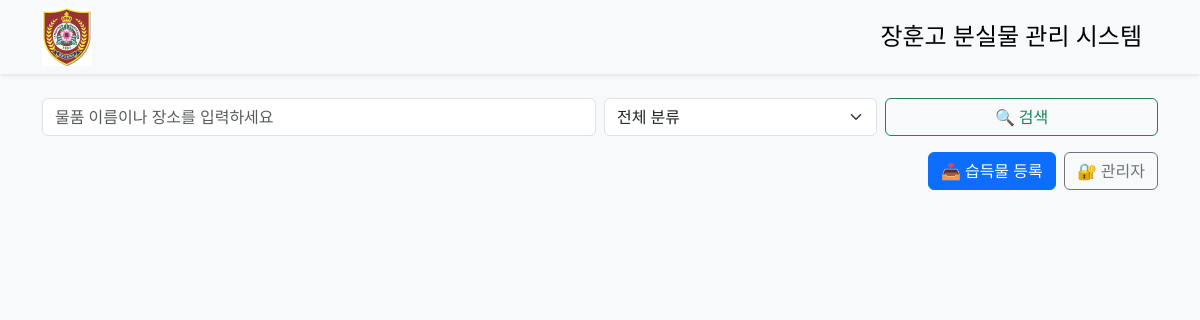
Before: / with the older database file.
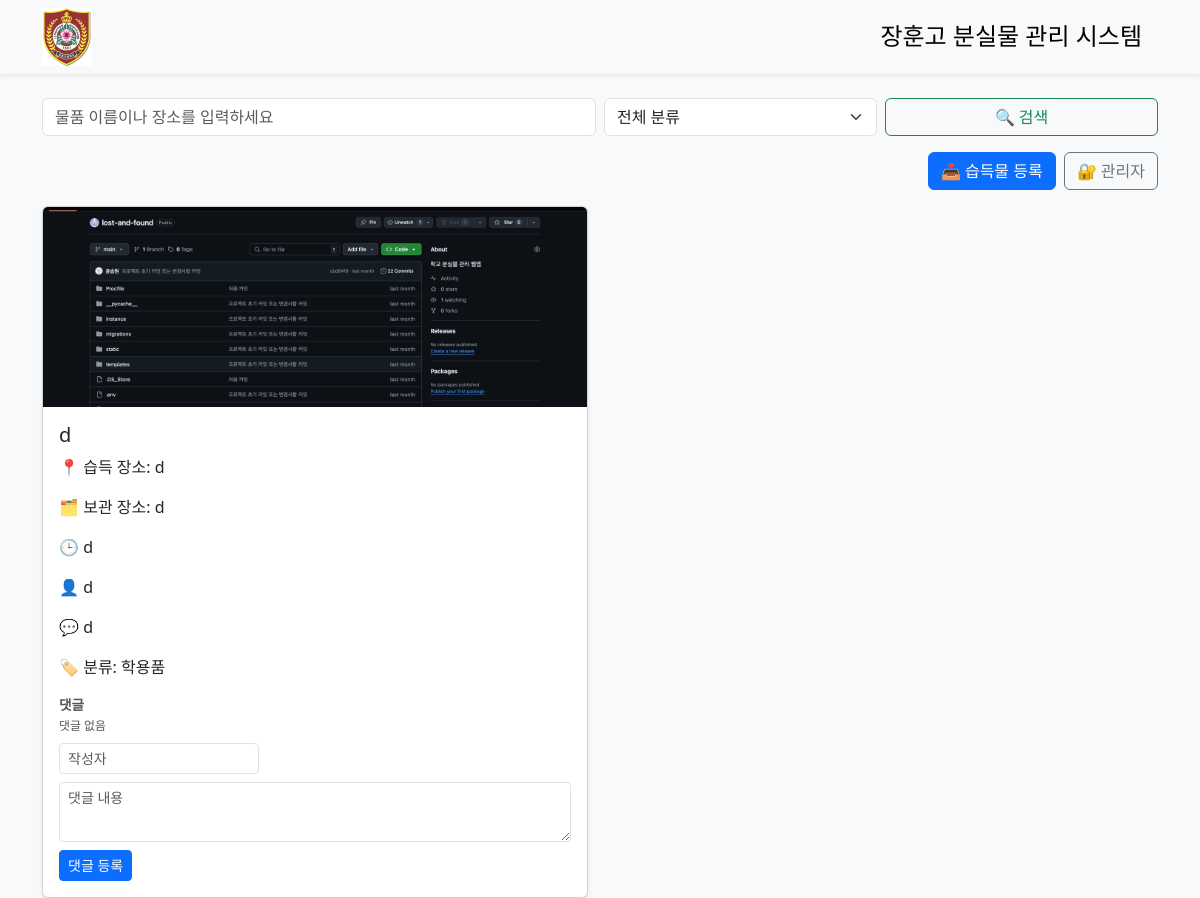
After: the same page with the newer database file.
### app.py (models this page shows)
class FoundItem(db.Model):
    id = db.Column(db.Integer, primary_key=True)
    item_name = db.Column(db.String(100), nullable=False)
    item_location = db.Column(db.String(100), nullable=False)
    storage_location = db.Column(db.String(100), nullable=False)
    found_by_name = db.Column(db.String(100), nullable=False)
    found_by_contact = db.Column(db.String(100), nullable=False)
    acquisition_time = db.Column(db.String(100), nullable=False)
    photo_filename = db.Column(db.String(100), nullable=True)
    category = db.Column(db.String(50), nullable=True)
    comments = db.relationship('Comment', backref='item', lazy=True, cascade="all, delete-orphan")

### app.py (the view)
@app.route('/')
def index():
    query = request.args.get('q', '').strip()
    category_filter = request.args.get('category', '')
    items_query = FoundItem.query
    if query:
        items_query = items_query.filter(
            (FoundItem.item_name.contains(query)) |
            (FoundItem.item_location.contains(query)) |
            (FoundItem.storage_location.contains(query))
        )
    if category_filter:
        items_query = items_query.filter(FoundItem.category == category_filter)
    items = items_query.all()
    return render_template('index.html', items=items, query=query, selected_category=category_filter)

### templates/index.html (shortened to what this page needs)
<!DOCTYPE html>
<html>
<head>
  <link href="https://cdn.jsdelivr.net/npm/bootstrap@5.3.0/dist/css/bootstrap.min.css" rel="stylesheet">
</head>
<body>
  <nav class="navbar bg-light shadow-sm mb-4">
    <div class="container d-flex align-items-center">
      <img src="{{ url_for('static', filename='img/logo.png') }}" alt="장훈고 로고" class="logo-img">
      <span class="navbar-brand mb-0 h1 fs-4">장훈고 분실물 관리 시스템</span>
    </div>
  </nav>
  <div class="container mb-3">
    <form method="GET" action="/" class="row g-2">
      <div class="col-md-6">
        <input type="text" name="q" class="form-control" placeholder="물품 이름이나 장소를 입력하세요" value="{{ request.args.get('q', '') }}">
      </div>
      <div class="col-md-3">
        <select name="category" class="form-select">
          <option value="">전체 분류</option>
        </select>
      </div>
      <div class="col-md-3">
        <button class="btn btn-outline-success w-100" type="submit">🔍 검색</button>
      </div>
    </form>
  </div>
  <div class="container mb-3 d-flex justify-content-end gap-2">
    <a href="/add" class="btn btn-primary">📥 습득물 등록</a>
    <a href="/admin/login" class="btn btn-outline-secondary">🔐 관리자</a>
  </div>
  <div class="container">
    <div class="row row-cols-1 row-cols-md-2 g-4">
      {% for item in items %}
        <div class="col">
          <div class="card h-100 shadow-sm">
            <img src="{{ url_for('static', filename='uploads/' + (item.photo_filename if item.photo_filename else 'default.jpg')) }}" class="card-img-top" alt="습득물 사진">
            <div class="card-body">
              <h5 class="card-title">{{ item.item_name }}</h5>
              <p class="card-text">📍 습득 장소: {{ item.item_location }}</p>
              {% if item.storage_location %}
                <p class="card-text">🗂️ 보관 장소: {{ item.storage_location }}</p>
              {% endif %}
              <p class="card-text">🕒 {{ item.acquisition_time }}</p>
              <p class="card-text">👤 {{ item.found_by_name }}</p>
              <p class="card-text">💬 {{ item.found_by_contact }}</p>
              <p class="card-text">🏷️ 분류: {{ item.category }}</p>
              <div class="mt-3" style="font-size: 0.85rem; color: #555;">
                <strong>댓글</strong>
                <ul class="list-unstyled mb-2">
                  {% for comment in item.comments %}
                    <li style="margin-top: 3px;">
                      <small><strong>{{ comment.author }}</strong>: {{ comment.content }} <em>({{ comment.created_at.strftime('%Y-%m-%d') }})</em></small>
                    </li>
                  {% else %}
                    <li><small>댓글 없음</small></li>
                  {% endfor %}
                </ul>
                <form action="{{ url_for('add_comment', item_id=item.id) }}" method="post" class="mt-2">
                  <input type="text" name="author" placeholder="작성자" required class="form-control form-control-sm mb-2" style="max-width: 200px;">
                  <textarea name="content" placeholder="댓글 내용" required class="form-control form-control-sm mb-2" style="max-width: 100%; height: 60px;"></textarea>
                  <button type="submit" class="btn btn-primary btn-sm">댓글 등록</button>
                </form>
              </div>
            </div>
          </div>
        </div>
      {% endfor %}
    </div>
  </div>
</body>
</html>

### templates/index.html (style rules this page uses)
body { background-color: #f8f9fa; }
.logo-img { width: 50px; margin-right: 15px; }
.card-img-top { height: 200px; object-fit: cover; }

Changed rows visible on the page:
added FoundItem: photo_filename (picture), item_name "d", item_location "d", storage_location "d", acquisition_time "d", found_by_name "d", found_by_contact "d", category "학용품"
